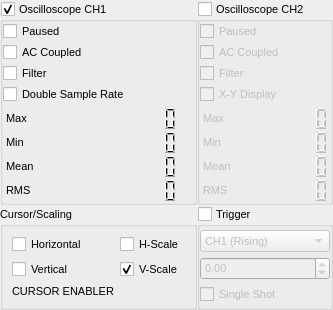
      <widget class="QWidget" name="page">
       <property name="font">
        <font>
         <pointsize>8</pointsize>
        </font>
       </property>
       <layout class="QHBoxLayout" name="horizontalLayout">
        <property name="spacing">
         <number>0</number>
        </property>
        <property name="leftMargin">
         <number>0</number>
        </property>
        <property name="topMargin">
         <number>2</number>
        </property>
        <property name="rightMargin">
         <number>0</number>
        </property>
        <property name="bottomMargin">
         <number>0</number>
        </property>
        <item>
         <layout class="QHBoxLayout" name="horizontalLayout_13">
          <item>
           <layout class="QVBoxLayout" name="verticalLayout_9">
            <property name="spacing">
             <number>2</number>
            </property>
            <item>
             <widget class="QGroupBox" name="scopeGroup_CH1">
              <property name="title">
               <string>Oscilloscope CH1</string>
              </property>
              <property name="flat">
               <bool>false</bool>
              </property>
              <property name="checkable">
               <bool>true</bool>
              </property>
              <property name="checked">
               <bool>true</bool>
              </property>
              <layout class="QVBoxLayout" name="verticalLayout_2">
               <property name="spacing">
                <number>2</number>
               </property>
               <property name="leftMargin">
                <number>0</number>
               </property>
               <property name="topMargin">
                <number>0</number>
               </property>
               <property name="rightMargin">
                <number>0</number>
               </property>
               <property name="bottomMargin">
                <number>0</number>
               </property>
               <item>
                <widget class="QCheckBox" name="pausedLabeL_CH1">
                 <property name="text">
                  <string>Paused</string>
                 </property>
                </widget>
               </item>
               <item>
                <widget class="QCheckBox" name="acCoupledLabel_CH1">
                 <property name="text">
                  <string>AC Coupled</string>
                 </property>
                </widget>
               </item>
               <item>
                <widget class="QCheckBox" name="filterLabel_CH1">
                 <property name="text">
                  <string>Filter</string>
                 </property>
                </widget>
               </item>
               <item>
                <widget class="QCheckBox" name="doubleSampleLabel">
                 <property name="text">
                  <string>Double Sample Rate</string>
                 </property>
                </widget>
               </item>
               <item>
                <layout class="QGridLayout" name="gridLayout_2">
                 <property name="spacing">
                  <number>0</number>
                 </property>
                 <item row="0" column="0">
                  <widget class="QLabel" name="voltageInfoMaxLabel_CH1">
                   <property name="text">
                    <string> Max</string>
                   </property>
                  </widget>
                 </item>
                 <item row="0" column="1">
                  <widget class="QLCDNumber" name="voltageInfoMaxDisplay_CH1">
                   <property name="minimumSize">
                    <size>
                     <width>0</width>
                     <height>24</height>
                    </size>
                   </property>
                   <property name="frameShape">
                    <enum>QFrame::NoFrame</enum>
                   </property>
                  </widget>
                 </item>
                 <item row="1" column="0">
                  <widget class="QLabel" name="voltageInfoMinLabel_CH1">
                   <property name="text">
                    <string> Min</string>
                   </property>
                  </widget>
                 </item>
                 <item row="1" column="1">
                  <widget class="QLCDNumber" name="voltageInfoMinDisplay_CH1">
                   <property name="minimumSize">
                    <size>
                     <width>0</width>
                     <height>24</height>
                    </size>
                   </property>
                   <property name="frameShape">
                    <enum>QFrame::NoFrame</enum>
                   </property>
                  </widget>
                 </item>
                 <item row="2" column="0">
                  <widget class="QLabel" name="VoltageInfoMeanLabel_CH1">
                   <property name="text">
                    <string> Mean</string>
                   </property>
                  </widget>
                 </item>
                 <item row="3" column="0">
                  <widget class="QLabel" name="voltageInfoRmsLabel_CH1">
                   <property name="text">
                    <string> RMS</string>
                   </property>
                  </widget>
                 </item>
                 <item row="3" column="1">
                  <widget class="QLCDNumber" name="voltageInfoRmsDisplay_CH1">
                   <property name="minimumSize">
                    <size>
                     <width>0</width>
                     <height>24</height>
                    </size>
                   </property>
                   <property name="frameShape">
                    <enum>QFrame::NoFrame</enum>
                   </property>
                  </widget>
                 </item>
                 <item row="2" column="1">
                  <widget class="QLCDNumber" name="voltageInfoMeanDisplay_CH1">
                   <property name="minimumSize">
                    <size>
                     <width>0</width>
                     <height>24</height>
                    </size>
                   </property>
                   <property name="frameShape">
                    <enum>QFrame::NoFrame</enum>
                   </property>
                  </widget>
                 </item>
                </layout>
               </item>
              </layout>
              <zorder>acCoupledLabel_CH1</zorder>
              <zorder>filterLabel_CH1</zorder>
              <zorder>pausedLabeL_CH1</zorder>
              <zorder>doubleSampleLabel</zorder>
             </widget>
            </item>
            <item>
             <widget class="QGroupBox" name="cursorGroup">
              <property name="enabled">
               <bool>true</bool>
              </property>
              <property name="title">
               <string>Cursor/Scaling</string>
              </property>
              <property name="checkable">
               <bool>false</bool>
              </property>
              <property name="checked">
               <bool>false</bool>
              </property>
              <layout class="QGridLayout" name="gridLayout_5">
               <item row="0" column="0">
                <widget class="QCheckBox" name="cursorHoriCheck">
                 <property name="text">
                  <string>Horizontal</string>
                 </property>
                </widget>
               </item>
               <item row="2" column="0">
                <widget class="cursorEnabler" name="makeCursorsNicer">
                 <property name="text">
                  <string>CURSOR ENABLER</string>
                 </property>
                </widget>
               </item>
               <item row="1" column="0">
                <widget class="QCheckBox" name="cursorVertCheck">
                 <property name="text">
                  <string>Vertical</string>
                 </property>
                </widget>
               </item>
               <item row="0" column="1">
                <widget class="QCheckBox" name="scaleHoriCheck">
                 <property name="text">
                  <string>H-Scale</string>
                 </property>
                </widget>
               </item>
               <item row="1" column="1">
                <widget class="QCheckBox" name="scaleVertCheck">
                 <property name="text">
                  <string>V-Scale</string>
                 </property>
                 <property name="checked">
                  <bool>true</bool>
                 </property>
                </widget>
               </item>
              </layout>
             </widget>
            </item>
           </layout>
          </item>
          <item>
           <layout class="QVBoxLayout" name="verticalLayout_10">
            <property name="spacing">
             <number>2</number>
            </property>
            <item>
             <widget class="QGroupBox" name="scopeGroup_CH2">
              <property name="enabled">
               <bool>true</bool>
              </property>
              <property name="title">
               <string>Oscilloscope CH2</string>
              </property>
              <property name="flat">
               <bool>false</bool>
              </property>
              <property name="checkable">
               <bool>true</bool>
              </property>
              <property name="checked">
               <bool>false</bool>
              </property>
              <layout class="QVBoxLayout" name="verticalLayout_11">
               <property name="spacing">
                <number>2</number>
               </property>
               <property name="leftMargin">
                <number>0</number>
               </property>
               <property name="topMargin">
                <number>0</number>
               </property>
               <property name="rightMargin">
                <number>0</number>
               </property>
               <property name="bottomMargin">
                <number>0</number>
               </property>
               <item>
                <widget class="QCheckBox" name="pausedLabel_CH2">
                 <property name="text">
                  <string>Paused</string>
                 </property>
                </widget>
               </item>
               <item>
                <widget class="QCheckBox" name="acCoupledLabel_CH2">
                 <property name="text">
                  <string>AC Coupled</string>
                 </property>
                </widget>
               </item>
               <item>
                <widget class="QCheckBox" name="filterLabel_CH2">
                 <property name="text">
                  <string>Filter</string>
                 </property>
                </widget>
               </item>
               <item>
                <widget class="QCheckBox" name="xyDisplayLabel">
                 <property name="text">
                  <string>X-Y Display</string>
                 </property>
                </widget>
               </item>
               <item>
                <layout class="QGridLayout" name="gridLayout_3">
                 <property name="spacing">
                  <number>0</number>
                 </property>
                 <item row="0" column="0">
                  <widget class="QLabel" name="voltageInfoMaxLabel_CH2">
                   <property name="text">
                    <string> Max</string>
                   </property>
                  </widget>
                 </item>
                 <item row="0" column="1">
                  <widget class="QLCDNumber" name="voltageInfoMaxDisplay_CH2">
                   <property name="minimumSize">
                    <size>
                     <width>0</width>
                     <height>24</height>
                    </size>
                   </property>
                   <property name="frameShape">
                    <enum>QFrame::NoFrame</enum>
                   </property>
                  </widget>
                 </item>
                 <item row="1" column="0">
                  <widget class="QLabel" name="voltageInfoMinLabel_CH2">
                   <property name="text">
                    <string> Min</string>
                   </property>
                  </widget>
                 </item>
                 <item row="1" column="1">
                  <widget class="QLCDNumber" name="voltageInfoMinDisplay_CH2">
                   <property name="minimumSize">
                    <size>
                     <width>0</width>
                     <height>24</height>
                    </size>
                   </property>
                   <property name="frameShape">
                    <enum>QFrame::NoFrame</enum>
                   </property>
                  </widget>
                 </item>
                 <item row="2" column="0">
                  <widget class="QLabel" name="VoltageInfoMeanLabel_CH2">
                   <property name="text">
                    <string> Mean</string>
                   </property>
                  </widget>
                 </item>
                 <item row="3" column="0">
                  <widget class="QLabel" name="voltageInfoRmsLabel_CH2">
                   <property name="text">
                    <string> RMS</string>
                   </property>
                  </widget>
                 </item>
                 <item row="3" column="1">
                  <widget class="QLCDNumber" name="voltageInfoRmsDisplay_CH2">
                   <property name="minimumSize">
                    <size>
                     <width>0</width>
                     <height>24</height>
                    </size>
                   </property>
                   <property name="frameShape">
                    <enum>QFrame::NoFrame</enum>
                   </property>
                  </widget>
                 </item>
                 <item row="2" column="1">
                  <widget class="QLCDNumber" name="voltageInfoMeanDisplay_CH2">
                   <property name="minimumSize">
                    <size>
                     <width>0</width>
                     <height>24</height>
                    </size>
                   </property>
                   <property name="frameShape">
                    <enum>QFrame::NoFrame</enum>
                   </property>
                  </widget>
                 </item>
                </layout>
               </item>
              </layout>
             </widget>
            </item>
            <item>
             <widget class="QGroupBox" name="triggerGroup">
              <property name="enabled">
               <bool>true</bool>
              </property>
              <property name="title">
               <string>Trigger</string>
              </property>
              <property name="checkable">
               <bool>true</bool>
              </property>
              <property name="checked">
               <bool>false</bool>
              </property>
              <layout class="QVBoxLayout" name="verticalLayout_14">
               <property name="spacing">
                <number>2</number>
               </property>
               <property name="leftMargin">
                <number>0</number>
               </property>
               <property name="topMargin">
                <number>0</number>
               </property>
               <property name="rightMargin">
                <number>0</number>
               </property>
               <property name="bottomMargin">
                <number>0</number>
               </property>
               <item>
                <widget class="QComboBox" name="triggerChannelSelect">
                 <item>
                  <property name="text">
                   <string>CH1 (Rising)</string>
                  </property>
                 </item>
                 <item>
                  <property name="text">
                   <string>CH1 (Falling)</string>
                  </property>
                 </item>
                 <item>
                  <property name="text">
                   <string>CH2 (Rising)</string>
                  </property>
                 </item>
                 <item>
                  <property name="text">
                   <string>CH2 (Falling)</string>
                  </property>
                 </item>
                </widget>
               </item>
               <item>
                <widget class="QDoubleSpinBox" name="triggerLevelValue">
                 <property name="minimum">
                  <double>-20.000000000000000</double>
                 </property>
                 <property name="maximum">
                  <double>20.000000000000000</double>
                 </property>
                 <property name="singleStep">
                  <double>0.100000000000000</double>
                 </property>
                </widget>
               </item>
               <item>
                <widget class="QCheckBox" name="singleShotCheckBox">
                 <property name="text">
                  <string>Single Shot</string>
                 </property>
                </widget>
               </item>
              </layout>
             </widget>
            </item>
           </layout>
          </item>
         </layout>
        </item>
       </layout>
      </widget>
